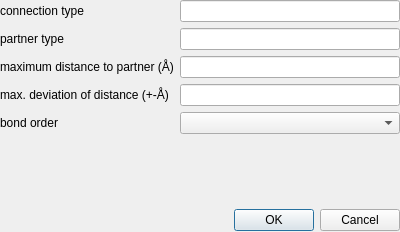
<?xml version="1.0" encoding="UTF-8"?>
<ui version="4.0">
 <class>editorConnectionDialog</class>
 <widget class="QDialog" name="editorConnectionDialog">
  <property name="geometry">
   <rect>
    <x>0</x>
    <y>0</y>
    <width>400</width>
    <height>232</height>
   </rect>
  </property>
  <property name="windowTitle">
   <string>Dialog</string>
  </property>
  <widget class="QWidget" name="verticalLayoutWidget">
   <property name="geometry">
    <rect>
     <x>0</x>
     <y>0</y>
     <width>400</width>
     <height>231</height>
    </rect>
   </property>
   <layout class="QVBoxLayout" name="dialog_layout">
    <item>
     <layout class="QFormLayout" name="formLayout">
      <item row="5" column="0">
       <widget class="QLabel" name="order_label">
        <property name="text">
         <string>bond order</string>
        </property>
       </widget>
      </item>
      <item row="1" column="0">
       <widget class="QLabel" name="type_label">
        <property name="text">
         <string>connection type</string>
        </property>
       </widget>
      </item>
      <item row="1" column="1">
       <widget class="QLineEdit" name="type_edit"/>
      </item>
      <item row="2" column="0">
       <widget class="QLabel" name="partnertype_label">
        <property name="text">
         <string>partner type</string>
        </property>
       </widget>
      </item>
      <item row="2" column="1">
       <widget class="QLineEdit" name="partnertype_edit"/>
      </item>
      <item row="3" column="0">
       <widget class="QLabel" name="distance_label">
        <property name="text">
         <string>maximum distance to partner (Å)</string>
        </property>
       </widget>
      </item>
      <item row="3" column="1">
       <widget class="QLineEdit" name="distance_edit"/>
      </item>
      <item row="4" column="0">
       <widget class="QLabel" name="deviation_label">
        <property name="text">
         <string>max. deviation of distance (+-Å)</string>
        </property>
       </widget>
      </item>
      <item row="4" column="1">
       <widget class="QLineEdit" name="deviation_edit"/>
      </item>
      <item row="5" column="1">
       <widget class="QComboBox" name="order_combobox"/>
      </item>
     </layout>
    </item>
    <item>
     <widget class="QDialogButtonBox" name="dialog_buttonbox">
      <property name="orientation">
       <enum>Qt::Horizontal</enum>
      </property>
      <property name="standardButtons">
       <set>QDialogButtonBox::Cancel|QDialogButtonBox::Ok</set>
      </property>
     </widget>
    </item>
   </layout>
  </widget>
 </widget>
 <resources/>
 <connections>
  <connection>
   <sender>dialog_buttonbox</sender>
   <signal>accepted()</signal>
   <receiver>editorConnectionDialog</receiver>
   <slot>accept()</slot>
   <hints>
    <hint type="sourcelabel">
     <x>248</x>
     <y>254</y>
    </hint>
    <hint type="destinationlabel">
     <x>157</x>
     <y>274</y>
    </hint>
   </hints>
  </connection>
  <connection>
   <sender>dialog_buttonbox</sender>
   <signal>rejected()</signal>
   <receiver>editorConnectionDialog</receiver>
   <slot>reject()</slot>
   <hints>
    <hint type="sourcelabel">
     <x>316</x>
     <y>260</y>
    </hint>
    <hint type="destinationlabel">
     <x>286</x>
     <y>274</y>
    </hint>
   </hints>
  </connection>
 </connections>
</ui>
